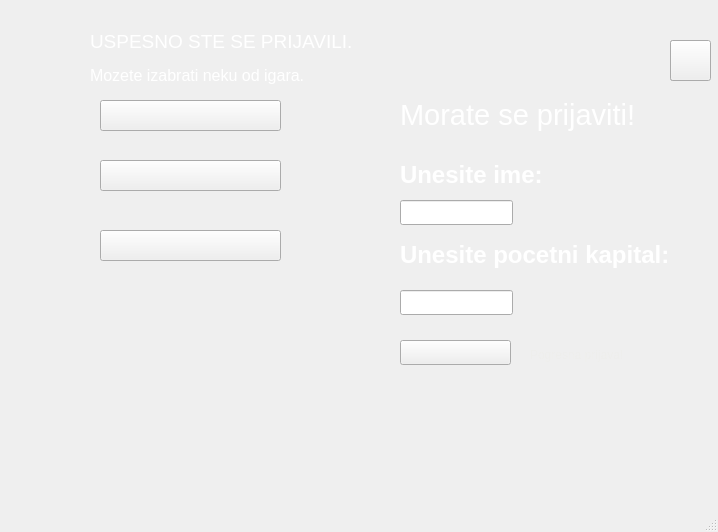
<?xml version="1.0" encoding="UTF-8"?>
<ui version="4.0">
 <class>MainWindow</class>
 <widget class="QMainWindow" name="MainWindow">
  <property name="geometry">
   <rect>
    <x>0</x>
    <y>0</y>
    <width>718</width>
    <height>532</height>
   </rect>
  </property>
  <property name="baseSize">
   <size>
    <width>0</width>
    <height>0</height>
   </size>
  </property>
  <property name="windowTitle">
   <string>MainWindow</string>
  </property>
  <widget class="QWidget" name="centralWidget">
   <widget class="QPushButton" name="slot">
    <property name="geometry">
     <rect>
      <x>100</x>
      <y>100</y>
      <width>181</width>
      <height>31</height>
     </rect>
    </property>
    <property name="text">
     <string/>
    </property>
   </widget>
   <widget class="QPushButton" name="quit">
    <property name="geometry">
     <rect>
      <x>100</x>
      <y>230</y>
      <width>181</width>
      <height>31</height>
     </rect>
    </property>
    <property name="text">
     <string/>
    </property>
   </widget>
   <widget class="QLabel" name="label">
    <property name="geometry">
     <rect>
      <x>400</x>
      <y>160</y>
      <width>141</width>
      <height>31</height>
     </rect>
    </property>
    <property name="maximumSize">
     <size>
      <width>141</width>
      <height>16777215</height>
     </size>
    </property>
    <property name="text">
     <string>&lt;html&gt;&lt;head/&gt;&lt;body&gt;&lt;p&gt;&lt;span style=&quot; font-size:18pt; font-weight:792; color:#ffffff;&quot;&gt;Unesite ime:&lt;/span&gt;&lt;/p&gt;&lt;/body&gt;&lt;/html&gt;</string>
    </property>
   </widget>
   <widget class="QLineEdit" name="ime">
    <property name="geometry">
     <rect>
      <x>400</x>
      <y>200</y>
      <width>113</width>
      <height>25</height>
     </rect>
    </property>
   </widget>
   <widget class="QLabel" name="label_2">
    <property name="geometry">
     <rect>
      <x>400</x>
      <y>240</y>
      <width>291</width>
      <height>31</height>
     </rect>
    </property>
    <property name="text">
     <string>&lt;html&gt;&lt;head/&gt;&lt;body&gt;&lt;p&gt;&lt;span style=&quot; font-size:18pt; font-weight:600; color:#ffffff;&quot;&gt;Unesite pocetni kapital:&lt;/span&gt;&lt;/p&gt;&lt;/body&gt;&lt;/html&gt;</string>
    </property>
   </widget>
   <widget class="QLineEdit" name="ulog">
    <property name="geometry">
     <rect>
      <x>400</x>
      <y>290</y>
      <width>113</width>
      <height>25</height>
     </rect>
    </property>
   </widget>
   <widget class="QPushButton" name="prijava">
    <property name="geometry">
     <rect>
      <x>400</x>
      <y>340</y>
      <width>111</width>
      <height>25</height>
     </rect>
    </property>
    <property name="text">
     <string/>
    </property>
   </widget>
   <widget class="QLabel" name="label_3">
    <property name="geometry">
     <rect>
      <x>90</x>
      <y>30</y>
      <width>341</width>
      <height>21</height>
     </rect>
    </property>
    <property name="text">
     <string>&lt;html&gt;&lt;head/&gt;&lt;body&gt;&lt;p&gt;&lt;span style=&quot; font-size:14pt; color:#ffffff;&quot;&gt;USPESNO STE SE PRIJAVILI.&lt;/span&gt;&lt;/p&gt;&lt;/body&gt;&lt;/html&gt;</string>
    </property>
   </widget>
   <widget class="QLabel" name="label_4">
    <property name="geometry">
     <rect>
      <x>90</x>
      <y>60</y>
      <width>291</width>
      <height>31</height>
     </rect>
    </property>
    <property name="text">
     <string>&lt;html&gt;&lt;head/&gt;&lt;body&gt;&lt;p&gt;&lt;span style=&quot; font-size:12pt; color:#ffffff;&quot;&gt;Mozete izabrati neku od igara.&lt;/span&gt;&lt;/p&gt;&lt;/body&gt;&lt;/html&gt;</string>
    </property>
   </widget>
   <widget class="QLabel" name="label_5">
    <property name="geometry">
     <rect>
      <x>400</x>
      <y>90</y>
      <width>271</width>
      <height>51</height>
     </rect>
    </property>
    <property name="text">
     <string>&lt;html&gt;&lt;head/&gt;&lt;body&gt;&lt;p&gt;&lt;span style=&quot; font-size:22pt; color:#ffffff;&quot;&gt;Morate se prijaviti!&lt;/span&gt;&lt;/p&gt;&lt;/body&gt;&lt;/html&gt;</string>
    </property>
   </widget>
   <widget class="QLabel" name="label_6">
    <property name="geometry">
     <rect>
      <x>530</x>
      <y>340</y>
      <width>131</width>
      <height>31</height>
     </rect>
    </property>
    <property name="text">
     <string>&lt;html&gt;&lt;head/&gt;&lt;body&gt;&lt;p&gt;&lt;span style=&quot; color:#eeeeec;&quot;&gt;Pogresna prijava!&lt;/span&gt;&lt;/p&gt;&lt;/body&gt;&lt;/html&gt;</string>
    </property>
   </widget>
   <widget class="QLabel" name="ime_2">
    <property name="geometry">
     <rect>
      <x>420</x>
      <y>0</y>
      <width>131</width>
      <height>31</height>
     </rect>
    </property>
    <property name="text">
     <string/>
    </property>
   </widget>
   <widget class="QLabel" name="novac">
    <property name="geometry">
     <rect>
      <x>550</x>
      <y>0</y>
      <width>91</width>
      <height>31</height>
     </rect>
    </property>
    <property name="text">
     <string/>
    </property>
   </widget>
   <widget class="QPushButton" name="black_jack">
    <property name="geometry">
     <rect>
      <x>100</x>
      <y>160</y>
      <width>181</width>
      <height>31</height>
     </rect>
    </property>
    <property name="text">
     <string/>
    </property>
   </widget>
   <widget class="QPushButton" name="unmute">
    <property name="geometry">
     <rect>
      <x>670</x>
      <y>40</y>
      <width>31</width>
      <height>41</height>
     </rect>
    </property>
    <property name="text">
     <string/>
    </property>
   </widget>
   <widget class="QPushButton" name="mute">
    <property name="geometry">
     <rect>
      <x>670</x>
      <y>40</y>
      <width>41</width>
      <height>41</height>
     </rect>
    </property>
    <property name="text">
     <string/>
    </property>
   </widget>
   <widget class="QLabel" name="zabrana">
    <property name="geometry">
     <rect>
      <x>310</x>
      <y>450</y>
      <width>67</width>
      <height>61</height>
     </rect>
    </property>
    <property name="text">
     <string/>
    </property>
   </widget>
  </widget>
  <widget class="QMenuBar" name="menuBar">
   <property name="geometry">
    <rect>
     <x>0</x>
     <y>0</y>
     <width>718</width>
     <height>22</height>
    </rect>
   </property>
  </widget>
  <widget class="QStatusBar" name="statusBar"/>
 </widget>
 <layoutdefault spacing="6" margin="11"/>
 <resources/>
 <connections/>
</ui>
